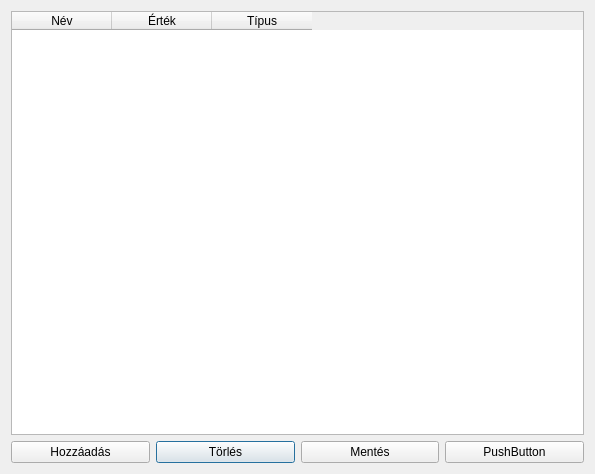
<?xml version="1.0" encoding="UTF-8"?>
<ui version="4.0">
 <class>DialogParameters</class>
 <widget class="QDialog" name="DialogParameters">
  <property name="geometry">
   <rect>
    <x>0</x>
    <y>0</y>
    <width>595</width>
    <height>474</height>
   </rect>
  </property>
  <property name="windowTitle">
   <string>Dialog</string>
  </property>
  <layout class="QGridLayout" name="gridLayout">
   <item row="1" column="1">
    <widget class="QPushButton" name="buttonDelete">
     <property name="text">
      <string>Törlés</string>
     </property>
    </widget>
   </item>
   <item row="1" column="0">
    <widget class="QPushButton" name="buttonAdd">
     <property name="text">
      <string>Hozzáadás</string>
     </property>
    </widget>
   </item>
   <item row="1" column="2">
    <widget class="QPushButton" name="buttonSaveParams">
     <property name="text">
      <string>Mentés</string>
     </property>
    </widget>
   </item>
   <item row="1" column="3">
    <widget class="QPushButton" name="pushButton">
     <property name="text">
      <string>PushButton</string>
     </property>
    </widget>
   </item>
   <item row="0" column="0" colspan="4">
    <widget class="QTableWidget" name="tableParameters">
     <property name="selectionMode">
      <enum>QAbstractItemView::MultiSelection</enum>
     </property>
     <property name="selectionBehavior">
      <enum>QAbstractItemView::SelectRows</enum>
     </property>
     <attribute name="verticalHeaderVisible">
      <bool>false</bool>
     </attribute>
     <column>
      <property name="text">
       <string>Név</string>
      </property>
     </column>
     <column>
      <property name="text">
       <string>Érték</string>
      </property>
     </column>
     <column>
      <property name="text">
       <string>Típus</string>
      </property>
     </column>
    </widget>
   </item>
  </layout>
 </widget>
 <resources/>
 <connections/>
</ui>
